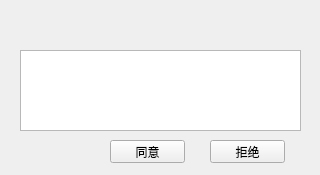
<?xml version="1.0" encoding="UTF-8"?>
<ui version="4.0">
 <class>applyItemForm</class>
 <widget class="QWidget" name="applyItemForm">
  <property name="geometry">
   <rect>
    <x>0</x>
    <y>0</y>
    <width>320</width>
    <height>175</height>
   </rect>
  </property>
  <property name="windowTitle">
   <string>Form</string>
  </property>
  <widget class="QLabel" name="headerlabel">
   <property name="geometry">
    <rect>
     <x>10</x>
     <y>10</y>
     <width>32</width>
     <height>32</height>
    </rect>
   </property>
   <property name="text">
    <string/>
   </property>
  </widget>
  <widget class="QLabel" name="namelabel">
   <property name="geometry">
    <rect>
     <x>60</x>
     <y>20</y>
     <width>81</width>
     <height>16</height>
    </rect>
   </property>
   <property name="text">
    <string/>
   </property>
  </widget>
  <widget class="QTextBrowser" name="infoBrowser">
   <property name="geometry">
    <rect>
     <x>20</x>
     <y>50</y>
     <width>281</width>
     <height>81</height>
    </rect>
   </property>
  </widget>
  <widget class="QPushButton" name="rejectButton">
   <property name="geometry">
    <rect>
     <x>210</x>
     <y>140</y>
     <width>75</width>
     <height>23</height>
    </rect>
   </property>
   <property name="text">
    <string>拒绝</string>
   </property>
  </widget>
  <widget class="QPushButton" name="acceptButton">
   <property name="geometry">
    <rect>
     <x>110</x>
     <y>140</y>
     <width>75</width>
     <height>23</height>
    </rect>
   </property>
   <property name="text">
    <string>同意</string>
   </property>
  </widget>
 </widget>
 <resources/>
 <connections/>
</ui>
